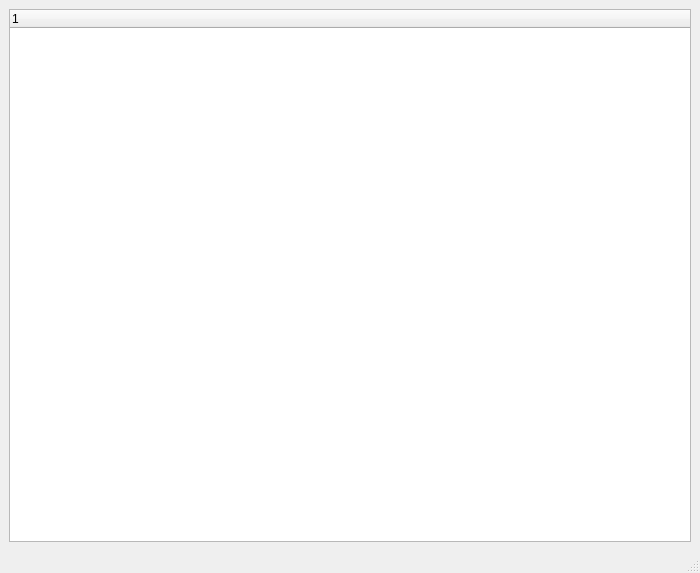
<?xml version="1.0" encoding="UTF-8"?>
<ui version="4.0">
 <class>MainWindow</class>
 <widget class="QMainWindow" name="MainWindow">
  <property name="geometry">
   <rect>
    <x>0</x>
    <y>0</y>
    <width>700</width>
    <height>573</height>
   </rect>
  </property>
  <property name="windowTitle">
   <string>MainWindow</string>
  </property>
  <widget class="QWidget" name="centralwidget">
   <layout class="QVBoxLayout" name="verticalLayout">
    <item>
     <widget class="QTreeWidget" name="tree">
      <column>
       <property name="text">
        <string notr="true">1</string>
       </property>
      </column>
     </widget>
    </item>
   </layout>
  </widget>
  <widget class="QStatusBar" name="statusbar"/>
  <widget class="QMenuBar" name="menuBar">
   <property name="geometry">
    <rect>
     <x>0</x>
     <y>0</y>
     <width>700</width>
     <height>21</height>
    </rect>
   </property>
  </widget>
 </widget>
 <resources/>
 <connections/>
</ui>
